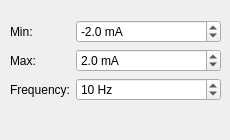
             <widget class="QWidget" name="tabCurrent">
              <attribute name="title">
               <string>Current</string>
              </attribute>
              <widget class="QWidget" name="formLayoutWidget_2">
               <property name="geometry">
                <rect>
                 <x>10</x>
                 <y>20</y>
                 <width>211</width>
                 <height>111</height>
                </rect>
               </property>
               <layout class="QFormLayout" name="formCurrent">
                <item row="0" column="0">
                 <widget class="QLabel" name="MinCur">
                  <property name="text">
                   <string>Min:</string>
                  </property>
                 </widget>
                </item>
                <item row="0" column="1">
                 <widget class="QDoubleSpinBox" name="spnCurMin">
                  <property name="suffix">
                   <string> mA</string>
                  </property>
                  <property name="decimals">
                   <number>1</number>
                  </property>
                  <property name="minimum">
                   <double>-2000.000000000000000</double>
                  </property>
                  <property name="maximum">
                   <double>20000.000000000000000</double>
                  </property>
                  <property name="singleStep">
                   <double>0.100000000000000</double>
                  </property>
                  <property name="value">
                   <double>-2.000000000000000</double>
                  </property>
                 </widget>
                </item>
                <item row="1" column="0">
                 <widget class="QLabel" name="MaxCur">
                  <property name="text">
                   <string>Max:</string>
                  </property>
                 </widget>
                </item>
                <item row="1" column="1">
                 <widget class="QDoubleSpinBox" name="spnCurMax">
                  <property name="suffix">
                   <string> mA</string>
                  </property>
                  <property name="decimals">
                   <number>1</number>
                  </property>
                  <property name="minimum">
                   <double>-2000.000000000000000</double>
                  </property>
                  <property name="maximum">
                   <double>2000.000000000000000</double>
                  </property>
                  <property name="singleStep">
                   <double>0.100000000000000</double>
                  </property>
                  <property name="value">
                   <double>2.000000000000000</double>
                  </property>
                 </widget>
                </item>
                <item row="2" column="0">
                 <widget class="QLabel" name="FreqCur">
                  <property name="text">
                   <string>Frequency:</string>
                  </property>
                 </widget>
                </item>
                <item row="2" column="1">
                 <widget class="QDoubleSpinBox" name="spnCurFreq">
                  <property name="suffix">
                   <string> Hz</string>
                  </property>
                  <property name="decimals">
                   <number>0</number>
                  </property>
                  <property name="maximum">
                   <double>10000.000000000000000</double>
                  </property>
                  <property name="singleStep">
                   <double>0.500000000000000</double>
                  </property>
                  <property name="value">
                   <double>10.000000000000000</double>
                  </property>
                 </widget>
                </item>
               </layout>
              </widget>
             </widget>
